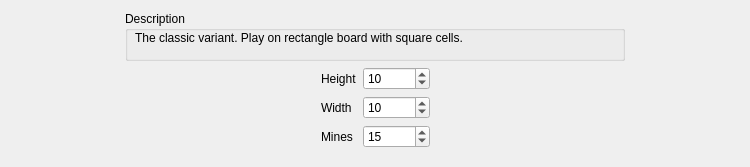
<?xml version="1.0" encoding="UTF-8"?>
<ui version="4.0">
 <class>RectangleBoardParametersWidget</class>
 <widget class="QWidget" name="RectangleBoardParametersWidget">
  <property name="geometry">
   <rect>
    <x>0</x>
    <y>0</y>
    <width>750</width>
    <height>167</height>
   </rect>
  </property>
  <property name="windowTitle">
   <string>Form</string>
  </property>
  <layout class="QVBoxLayout" name="verticalLayout">
   <item>
    <layout class="QHBoxLayout" name="horizontalLayout_2">
     <item>
      <spacer name="horizontalSpacer_3">
       <property name="orientation">
        <enum>Qt::Orientation::Horizontal</enum>
       </property>
       <property name="sizeHint" stdset="0">
        <size>
         <width>40</width>
         <height>20</height>
        </size>
       </property>
      </spacer>
     </item>
     <item>
      <widget class="QGroupBox" name="groupBox">
       <property name="sizePolicy">
        <sizepolicy hsizetype="Expanding" vsizetype="Fixed">
         <horstretch>0</horstretch>
         <verstretch>0</verstretch>
        </sizepolicy>
       </property>
       <property name="minimumSize">
        <size>
         <width>500</width>
         <height>50</height>
        </size>
       </property>
       <property name="title">
        <string>Description</string>
       </property>
       <widget class="QLabel" name="label_4">
        <property name="geometry">
         <rect>
          <x>10</x>
          <y>20</y>
          <width>481</width>
          <height>31</height>
         </rect>
        </property>
        <property name="text">
         <string>The classic variant. Play on rectangle board with square cells.</string>
        </property>
        <property name="alignment">
         <set>Qt::AlignmentFlag::AlignLeading|Qt::AlignmentFlag::AlignLeft|Qt::AlignmentFlag::AlignTop</set>
        </property>
       </widget>
      </widget>
     </item>
     <item>
      <spacer name="horizontalSpacer_4">
       <property name="orientation">
        <enum>Qt::Orientation::Horizontal</enum>
       </property>
       <property name="sizeHint" stdset="0">
        <size>
         <width>40</width>
         <height>20</height>
        </size>
       </property>
      </spacer>
     </item>
    </layout>
   </item>
   <item>
    <layout class="QHBoxLayout" name="horizontalLayout">
     <item>
      <spacer name="horizontalSpacer">
       <property name="orientation">
        <enum>Qt::Orientation::Horizontal</enum>
       </property>
       <property name="sizeHint" stdset="0">
        <size>
         <width>357</width>
         <height>20</height>
        </size>
       </property>
      </spacer>
     </item>
     <item>
      <layout class="QFormLayout" name="formLayout">
       <item row="0" column="0">
        <widget class="QLabel" name="label">
         <property name="text">
          <string>Height</string>
         </property>
        </widget>
       </item>
       <item row="0" column="1">
        <widget class="QSpinBox" name="heightSpinBox">
         <property name="minimum">
          <number>2</number>
         </property>
         <property name="maximum">
          <number>1000</number>
         </property>
         <property name="value">
          <number>10</number>
         </property>
        </widget>
       </item>
       <item row="1" column="0">
        <widget class="QLabel" name="label_2">
         <property name="text">
          <string>Width</string>
         </property>
        </widget>
       </item>
       <item row="1" column="1">
        <widget class="QSpinBox" name="widthSpinBox">
         <property name="minimum">
          <number>2</number>
         </property>
         <property name="maximum">
          <number>1000</number>
         </property>
         <property name="value">
          <number>10</number>
         </property>
        </widget>
       </item>
       <item row="2" column="0">
        <widget class="QLabel" name="label_3">
         <property name="text">
          <string>Mines</string>
         </property>
        </widget>
       </item>
       <item row="2" column="1">
        <widget class="QSpinBox" name="minesSpinBox">
         <property name="minimum">
          <number>1</number>
         </property>
         <property name="maximum">
          <number>100000</number>
         </property>
         <property name="value">
          <number>15</number>
         </property>
        </widget>
       </item>
      </layout>
     </item>
     <item>
      <spacer name="horizontalSpacer_2">
       <property name="orientation">
        <enum>Qt::Orientation::Horizontal</enum>
       </property>
       <property name="sizeHint" stdset="0">
        <size>
         <width>356</width>
         <height>20</height>
        </size>
       </property>
      </spacer>
     </item>
    </layout>
   </item>
   <item>
    <spacer name="verticalSpacer">
     <property name="orientation">
      <enum>Qt::Orientation::Vertical</enum>
     </property>
     <property name="sizeHint" stdset="0">
      <size>
       <width>20</width>
       <height>3</height>
      </size>
     </property>
    </spacer>
   </item>
  </layout>
 </widget>
 <resources/>
 <connections/>
</ui>
